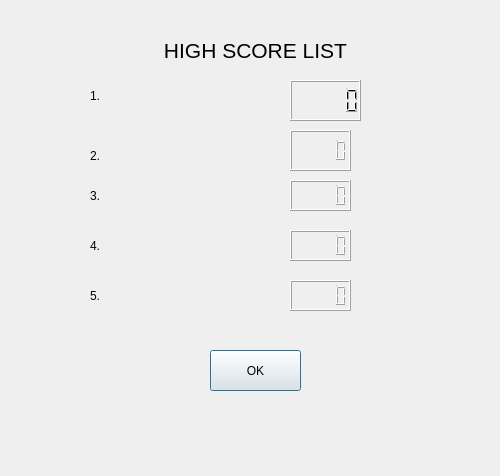
<?xml version="1.0" encoding="UTF-8"?>
<ui version="4.0">
 <class>hiscore1</class>
 <widget class="QDialog" name="hiscore1">
  <property name="geometry">
   <rect>
    <x>0</x>
    <y>0</y>
    <width>500</width>
    <height>476</height>
   </rect>
  </property>
  <property name="windowTitle">
   <string>Dialog</string>
  </property>
  <widget class="QPushButton" name="pushButton">
   <property name="geometry">
    <rect>
     <x>210</x>
     <y>350</y>
     <width>91</width>
     <height>41</height>
    </rect>
   </property>
   <property name="text">
    <string>OK</string>
   </property>
  </widget>
  <widget class="QLabel" name="label_6">
   <property name="geometry">
    <rect>
     <x>90</x>
     <y>280</y>
     <width>21</width>
     <height>31</height>
    </rect>
   </property>
   <property name="text">
    <string>5.</string>
   </property>
  </widget>
  <widget class="QLabel" name="label">
   <property name="geometry">
    <rect>
     <x>140</x>
     <y>30</y>
     <width>231</width>
     <height>41</height>
    </rect>
   </property>
   <property name="text">
    <string>&lt;!DOCTYPE HTML PUBLIC &quot;-//W3C//DTD HTML 4.0//EN&quot; &quot;http://www.w3.org/TR/REC-html40/strict.dtd&quot;&gt;
&lt;html&gt;&lt;head&gt;&lt;meta name=&quot;qrichtext&quot; content=&quot;1&quot; /&gt;&lt;style type=&quot;text/css&quot;&gt;
p, li { white-space: pre-wrap; }
&lt;/style&gt;&lt;/head&gt;&lt;body style=&quot; font-family:'MS Shell Dlg 2'; font-size:8.25pt; font-weight:400; font-style:normal;&quot;&gt;
&lt;p align=&quot;center&quot; style=&quot; margin-top:0px; margin-bottom:0px; margin-left:0px; margin-right:0px; -qt-block-indent:0; text-indent:0px;&quot;&gt;&lt;span style=&quot; font-size:16pt;&quot;&gt;HIGH SCORE LIST&lt;/span&gt;&lt;/p&gt;&lt;/body&gt;&lt;/html&gt;</string>
   </property>
  </widget>
  <widget class="QLCDNumber" name="lcdNumber5">
   <property name="geometry">
    <rect>
     <x>290</x>
     <y>280</y>
     <width>61</width>
     <height>31</height>
    </rect>
   </property>
  </widget>
  <widget class="QLCDNumber" name="lcdNumber1">
   <property name="geometry">
    <rect>
     <x>290</x>
     <y>80</y>
     <width>71</width>
     <height>41</height>
    </rect>
   </property>
  </widget>
  <widget class="QLabel" name="label_5">
   <property name="geometry">
    <rect>
     <x>90</x>
     <y>230</y>
     <width>21</width>
     <height>31</height>
    </rect>
   </property>
   <property name="text">
    <string>4.</string>
   </property>
  </widget>
  <widget class="QLCDNumber" name="lcdNumber4">
   <property name="geometry">
    <rect>
     <x>290</x>
     <y>230</y>
     <width>61</width>
     <height>31</height>
    </rect>
   </property>
  </widget>
  <widget class="QLCDNumber" name="lcdNumber3">
   <property name="geometry">
    <rect>
     <x>290</x>
     <y>180</y>
     <width>61</width>
     <height>31</height>
    </rect>
   </property>
  </widget>
  <widget class="QLabel" name="Namebar2">
   <property name="geometry">
    <rect>
     <x>110</x>
     <y>140</y>
     <width>131</width>
     <height>41</height>
    </rect>
   </property>
   <property name="font">
    <font>
     <pointsize>24</pointsize>
    </font>
   </property>
   <property name="text">
    <string>&lt;!DOCTYPE HTML PUBLIC &quot;-//W3C//DTD HTML 4.0//EN&quot; &quot;http://www.w3.org/TR/REC-html40/strict.dtd&quot;&gt;
&lt;html&gt;&lt;head&gt;&lt;meta name=&quot;qrichtext&quot; content=&quot;1&quot; /&gt;&lt;style type=&quot;text/css&quot;&gt;
p, li { white-space: pre-wrap; }
&lt;/style&gt;&lt;/head&gt;&lt;body style=&quot; font-family:'MS Shell Dlg 2'; font-size:8.25pt; font-weight:400; font-style:normal;&quot;&gt;
&lt;p align=&quot;center&quot; style=&quot;-qt-paragraph-type:empty; margin-top:0px; margin-bottom:0px; margin-left:0px; margin-right:0px; -qt-block-indent:0; text-indent:0px; font-size:8pt;&quot;&gt;&lt;/p&gt;&lt;/body&gt;&lt;/html&gt;</string>
   </property>
   <property name="textFormat">
    <enum>Qt::RichText</enum>
   </property>
   <property name="alignment">
    <set>Qt::AlignCenter</set>
   </property>
  </widget>
  <widget class="QLCDNumber" name="lcdNumber2">
   <property name="geometry">
    <rect>
     <x>290</x>
     <y>130</y>
     <width>61</width>
     <height>41</height>
    </rect>
   </property>
  </widget>
  <widget class="QLabel" name="label_4">
   <property name="geometry">
    <rect>
     <x>90</x>
     <y>180</y>
     <width>21</width>
     <height>31</height>
    </rect>
   </property>
   <property name="text">
    <string>3.</string>
   </property>
  </widget>
  <widget class="QLabel" name="Namebar5">
   <property name="geometry">
    <rect>
     <x>110</x>
     <y>280</y>
     <width>131</width>
     <height>41</height>
    </rect>
   </property>
   <property name="font">
    <font>
     <pointsize>24</pointsize>
    </font>
   </property>
   <property name="text">
    <string>&lt;!DOCTYPE HTML PUBLIC &quot;-//W3C//DTD HTML 4.0//EN&quot; &quot;http://www.w3.org/TR/REC-html40/strict.dtd&quot;&gt;
&lt;html&gt;&lt;head&gt;&lt;meta name=&quot;qrichtext&quot; content=&quot;1&quot; /&gt;&lt;style type=&quot;text/css&quot;&gt;
p, li { white-space: pre-wrap; }
&lt;/style&gt;&lt;/head&gt;&lt;body style=&quot; font-family:'MS Shell Dlg 2'; font-size:8.25pt; font-weight:400; font-style:normal;&quot;&gt;
&lt;p align=&quot;center&quot; style=&quot;-qt-paragraph-type:empty; margin-top:0px; margin-bottom:0px; margin-left:0px; margin-right:0px; -qt-block-indent:0; text-indent:0px; font-size:8pt;&quot;&gt;&lt;/p&gt;&lt;/body&gt;&lt;/html&gt;</string>
   </property>
   <property name="textFormat">
    <enum>Qt::RichText</enum>
   </property>
   <property name="alignment">
    <set>Qt::AlignCenter</set>
   </property>
  </widget>
  <widget class="QLabel" name="Namebar4">
   <property name="geometry">
    <rect>
     <x>110</x>
     <y>240</y>
     <width>131</width>
     <height>41</height>
    </rect>
   </property>
   <property name="font">
    <font>
     <pointsize>24</pointsize>
    </font>
   </property>
   <property name="text">
    <string>&lt;!DOCTYPE HTML PUBLIC &quot;-//W3C//DTD HTML 4.0//EN&quot; &quot;http://www.w3.org/TR/REC-html40/strict.dtd&quot;&gt;
&lt;html&gt;&lt;head&gt;&lt;meta name=&quot;qrichtext&quot; content=&quot;1&quot; /&gt;&lt;style type=&quot;text/css&quot;&gt;
p, li { white-space: pre-wrap; }
&lt;/style&gt;&lt;/head&gt;&lt;body style=&quot; font-family:'MS Shell Dlg 2'; font-size:8.25pt; font-weight:400; font-style:normal;&quot;&gt;
&lt;p align=&quot;center&quot; style=&quot;-qt-paragraph-type:empty; margin-top:0px; margin-bottom:0px; margin-left:0px; margin-right:0px; -qt-block-indent:0; text-indent:0px; font-size:8pt;&quot;&gt;&lt;/p&gt;&lt;/body&gt;&lt;/html&gt;</string>
   </property>
   <property name="textFormat">
    <enum>Qt::RichText</enum>
   </property>
   <property name="alignment">
    <set>Qt::AlignCenter</set>
   </property>
  </widget>
  <widget class="QLabel" name="Namebar3">
   <property name="geometry">
    <rect>
     <x>110</x>
     <y>190</y>
     <width>131</width>
     <height>41</height>
    </rect>
   </property>
   <property name="font">
    <font>
     <pointsize>24</pointsize>
    </font>
   </property>
   <property name="text">
    <string>&lt;!DOCTYPE HTML PUBLIC &quot;-//W3C//DTD HTML 4.0//EN&quot; &quot;http://www.w3.org/TR/REC-html40/strict.dtd&quot;&gt;
&lt;html&gt;&lt;head&gt;&lt;meta name=&quot;qrichtext&quot; content=&quot;1&quot; /&gt;&lt;style type=&quot;text/css&quot;&gt;
p, li { white-space: pre-wrap; }
&lt;/style&gt;&lt;/head&gt;&lt;body style=&quot; font-family:'MS Shell Dlg 2'; font-size:8.25pt; font-weight:400; font-style:normal;&quot;&gt;
&lt;p align=&quot;center&quot; style=&quot;-qt-paragraph-type:empty; margin-top:0px; margin-bottom:0px; margin-left:0px; margin-right:0px; -qt-block-indent:0; text-indent:0px; font-size:8pt;&quot;&gt;&lt;/p&gt;&lt;/body&gt;&lt;/html&gt;</string>
   </property>
   <property name="textFormat">
    <enum>Qt::RichText</enum>
   </property>
   <property name="alignment">
    <set>Qt::AlignCenter</set>
   </property>
  </widget>
  <widget class="QLabel" name="label_2">
   <property name="geometry">
    <rect>
     <x>90</x>
     <y>80</y>
     <width>21</width>
     <height>31</height>
    </rect>
   </property>
   <property name="text">
    <string>1.</string>
   </property>
  </widget>
  <widget class="QLabel" name="label_3">
   <property name="geometry">
    <rect>
     <x>90</x>
     <y>140</y>
     <width>21</width>
     <height>31</height>
    </rect>
   </property>
   <property name="text">
    <string>2.</string>
   </property>
  </widget>
  <widget class="QLabel" name="Namebar1">
   <property name="geometry">
    <rect>
     <x>110</x>
     <y>80</y>
     <width>131</width>
     <height>41</height>
    </rect>
   </property>
   <property name="font">
    <font>
     <pointsize>24</pointsize>
    </font>
   </property>
   <property name="text">
    <string>&lt;!DOCTYPE HTML PUBLIC &quot;-//W3C//DTD HTML 4.0//EN&quot; &quot;http://www.w3.org/TR/REC-html40/strict.dtd&quot;&gt;
&lt;html&gt;&lt;head&gt;&lt;meta name=&quot;qrichtext&quot; content=&quot;1&quot; /&gt;&lt;style type=&quot;text/css&quot;&gt;
p, li { white-space: pre-wrap; }
&lt;/style&gt;&lt;/head&gt;&lt;body style=&quot; font-family:'MS Shell Dlg 2'; font-size:8.25pt; font-weight:400; font-style:normal;&quot;&gt;
&lt;p align=&quot;center&quot; style=&quot;-qt-paragraph-type:empty; margin-top:0px; margin-bottom:0px; margin-left:0px; margin-right:0px; -qt-block-indent:0; text-indent:0px; font-size:8pt;&quot;&gt;&lt;/p&gt;&lt;/body&gt;&lt;/html&gt;</string>
   </property>
   <property name="textFormat">
    <enum>Qt::RichText</enum>
   </property>
   <property name="alignment">
    <set>Qt::AlignCenter</set>
   </property>
  </widget>
 </widget>
 <resources/>
 <connections>
  <connection>
   <sender>pushButton</sender>
   <signal>clicked()</signal>
   <receiver>hiscore1</receiver>
   <slot>close()</slot>
   <hints>
    <hint type="sourcelabel">
     <x>231</x>
     <y>362</y>
    </hint>
    <hint type="destinationlabel">
     <x>244</x>
     <y>429</y>
    </hint>
   </hints>
  </connection>
 </connections>
</ui>
